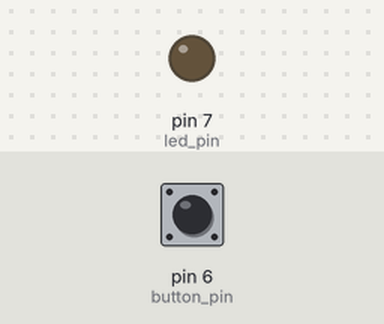
The sketch below on a simulated Arduino Uno, built with avr-gcc and run on an emulated ATmega328P. Shown: output pins drawn as LEDs (lit = HIGH). Dashed ring = blinking. Inputs (shaded band) come from the test bench; at power-on: pin 6 (button_pin) LOW.

Above: at 1.2 s.
1.3 s: pin 6 (button_pin) pulsed HIGH 5 times (0.12 s each, 0.3 s apart)
At 1.87 s:
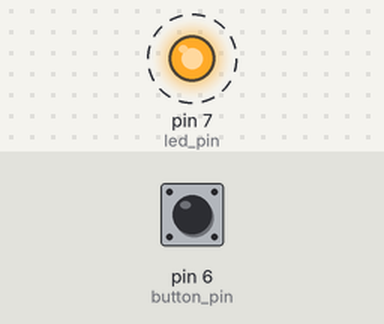
4.3 s: pin 6 (button_pin) pulled HIGH for 0.15 s
At 4.9 s:
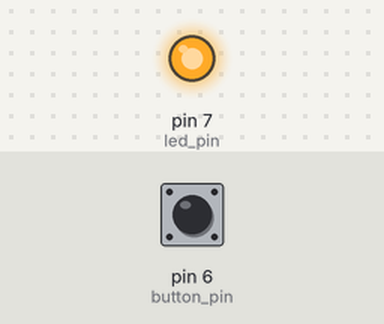
5.9 s: pin 6 (button_pin) pulled HIGH for 1 s
At 7.4 s:
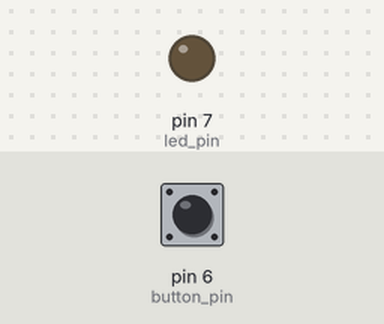
Timing chart, 0 to 8.9 s (numbered marks = the images above; inputs shaded):
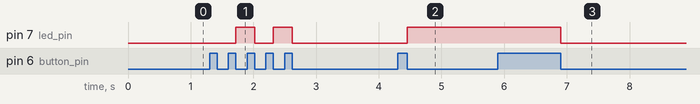

Measured:
- after the input at 1.3 s, pin 7 (led_pin): alternates HIGH for 0.30 s and LOW for 0.30 s, 4 changes in all, then stays LOW, starting after 0.42 s
- after the input at 4.3 s, pin 7 (led_pin): LOW → HIGH after 0.15 s
- after the input at 5.9 s, pin 7 (led_pin): HIGH → LOW after 1.0 s

The sketch:

Task_4.ino
```cpp
/*
    Write code to toggle the LED when the button is pressed.
*/

int led_pin = 7;    // Stores the pin for the LED anode
int button_pin = 6; // Stores the pin for the button
bool output = true; // Stores the current LED state, Bool takes up the least amount of space

void setup()
{
    pinMode(button_pin, INPUT); // Set button to INPUT
    pinMode(led_pin, OUTPUT);   // Set led pin to OUTPUT

    digitalWrite(led_pin, LOW); // Set led pin to LOW
}

void loop()
{
    if (digitalRead(button_pin)) // Trigger on button press
    {
        do // Wait for button to be released
        {
            delay(10); // Delay 10ms for performance
        } while (digitalRead(button_pin) == HIGH);

        output = !output;              // Toggle bool, most efficiect way to toggle LED
        digitalWrite(led_pin, output); // Set LED to output
        delay(50);                     // delay 50ms for performance between button presses, longer for debouncing
    }
}
```
